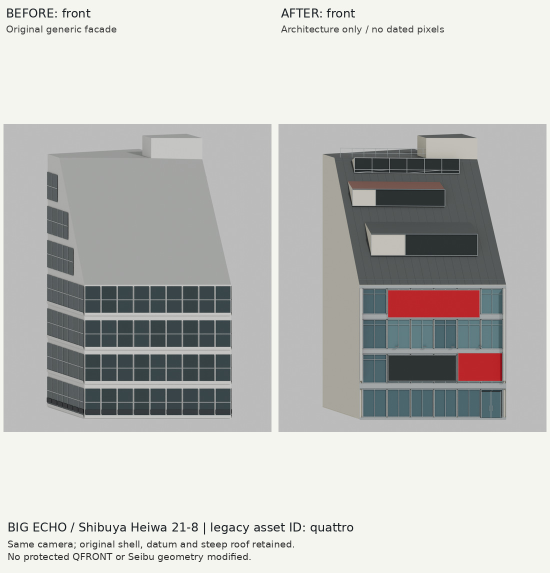
#> input picture evidence/quattro/comparison-front.jpg, 1100 x 1145 px, given in place of WB01-target-2025-01.png, which was not available (shown at 1/2 size)
$ python make_boards.py
#> lines starting #> are read from the running program, lines starting #| are printed output that depends on the picture; pictures that were not available may be replaced by others from this repository, and a replacement may not be noted
from PIL import Image,ImageOps,ImageDraw,ImageFont
from pathlib import Path
R=Path(__file__).resolve().parent;repo=R.parents[1]
f=ImageFont.truetype('/usr/share/fonts/truetype/dejavu/DejaVuSans.ttf',24);small=ImageFont.truetype('/usr/share/fonts/truetype/dejavu/DejaVuSans.ttf',19)
def board(name,items,footer):
#> called with name = 'comparison-photo.jpg'
 w=550;h=1030;im=Image.new('RGB',(w*len(items),h+115),(245,245,240));d=ImageDraw.Draw(im)
 for i,(path,title,sub) in enumerate(items):
  a=Image.open(path).convert('RGB');a=ImageOps.contain(a,(w-14,h-88),Image.Resampling.LANCZOS)
#> in board, a is the input picture: PIL image 1100x1145 RGB; mean R, G, B 191.7, 192.1, 189.1
  im.paste(a,(i*w+(w-a.width)//2,85+(h-88-a.height)//2));d.text((i*w+12,12),title,fill=(25,30,35),font=f);d.text((i*w+12,47),sub,fill=(65,65,65),font=small)
#> after `im.paste(a, (i * w + (w - a.width) // 2, 85 + (h - 88 - a.height) // 2`:
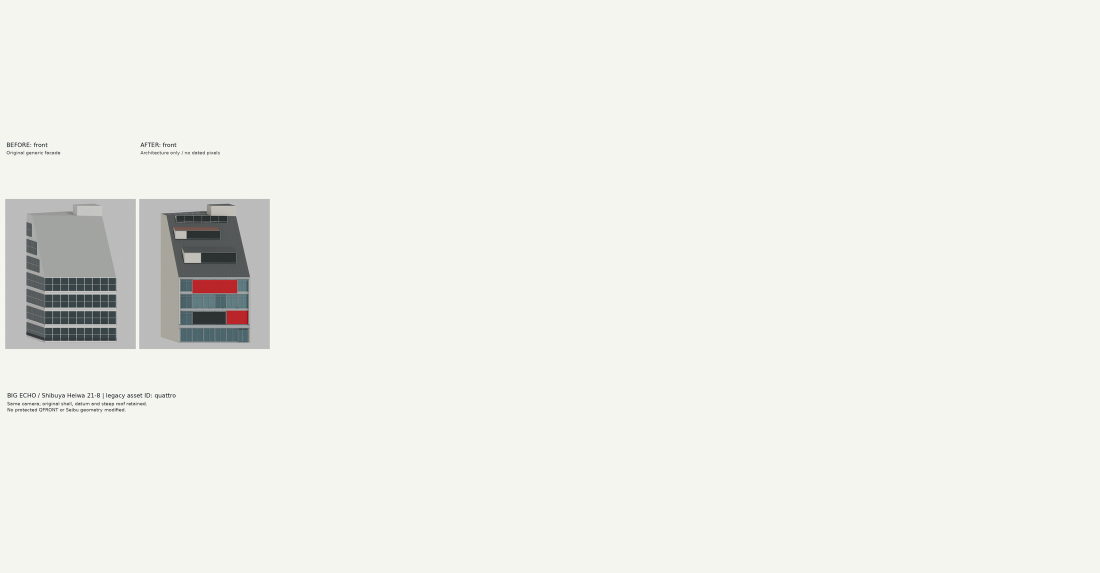
#> im: PIL image 2200x1145 RGB (shown at 1/2 size); mean R, G, B 238.7, 238.7, 234
#> pass 2 of the loop in board, `for i,(path,title,sub) in enumerate(items):`:
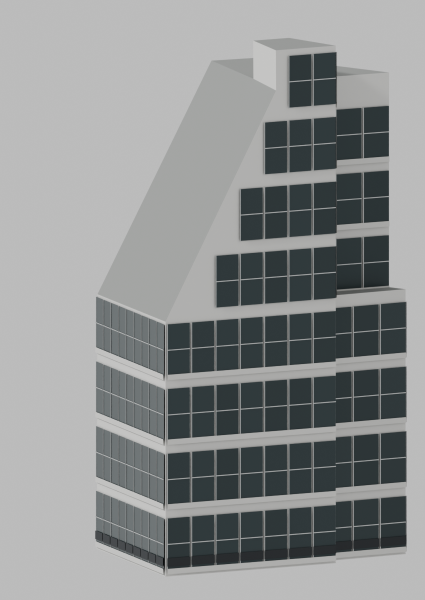
#> input picture evidence/quattro/before-photo.png, 850 x 1200 px (shown at 1/2 size)
#> a: PIL image 850x1200 RGB
#> in board, `a = ImageOps.contain(a, (w - 14, h - 88), Image.Resampling.LANCZOS)`:
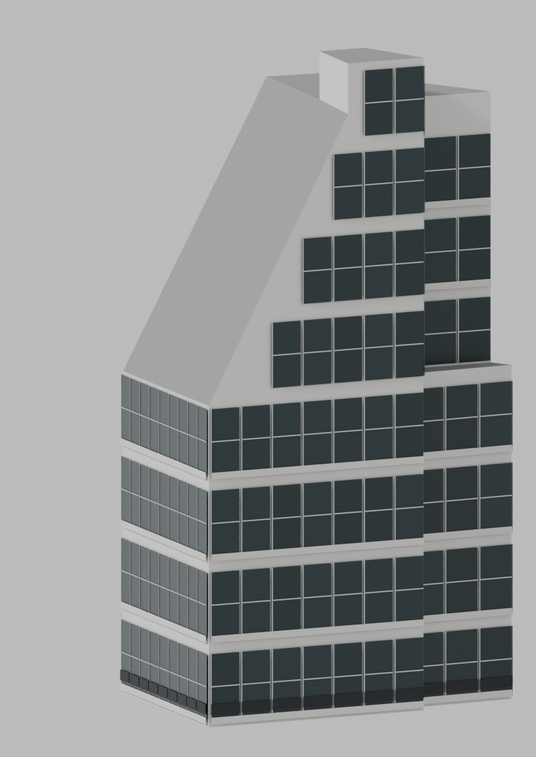
#> a: PIL image 536x757 RGB; mean R, G, B 140.6, 143.3, 143.5
#> in board, `im.paste(a, (i * w + (w - a.width) // 2, 85 + (h - 88 - a.height) // 2`:
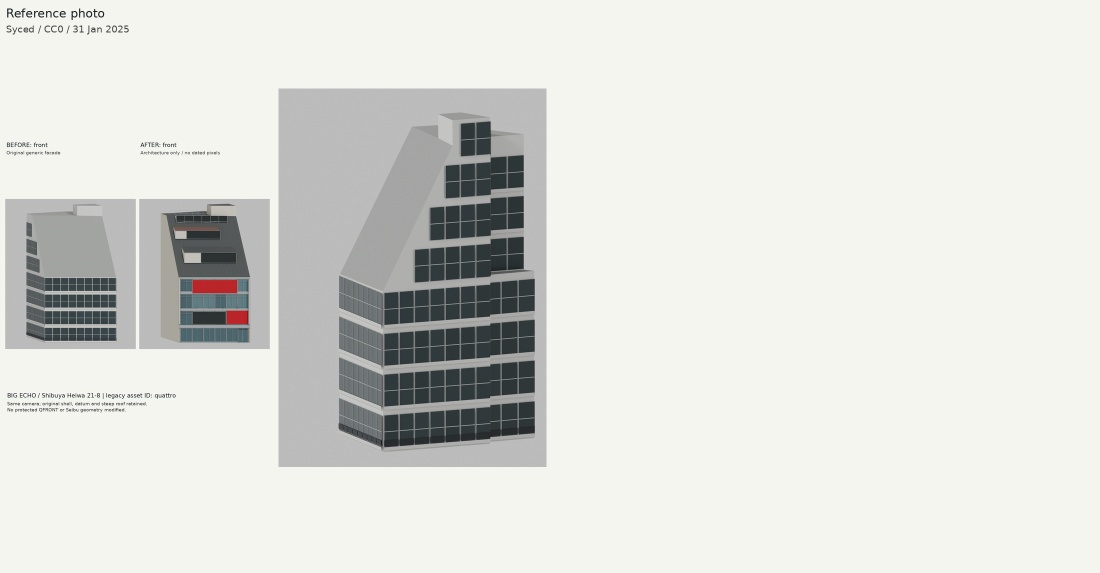
#> im: PIL image 2200x1145 RGB (shown at 1/2 size); mean R, G, B 221.7, 222.2, 218.3
#> pass 3 of the loop in board, `for i,(path,title,sub) in enumerate(items):`:
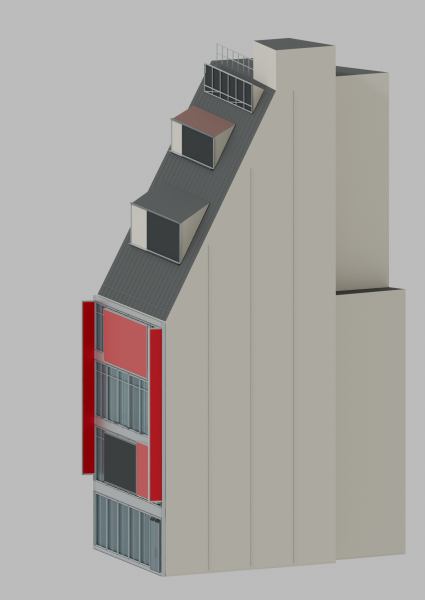
#> input picture evidence/quattro/after-photo.png, 850 x 1200 px (shown at 1/2 size)
#> a: PIL image 850x1200 RGB
#> in board, `a = ImageOps.contain(a, (w - 14, h - 88), Image.Resampling.LANCZOS)`:
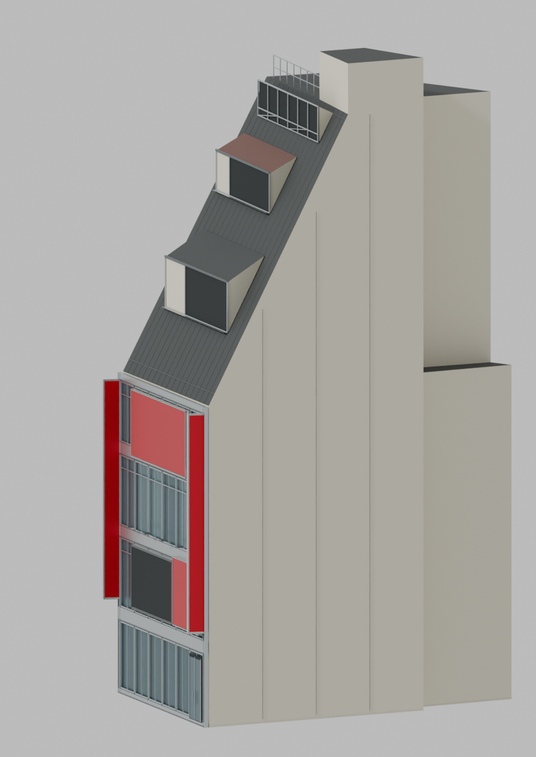
#> a: PIL image 536x757 RGB; mean R, G, B 168, 164, 160.5
#> in board, `im.paste(a, (i * w + (w - a.width) // 2, 85 + (h - 88 - a.height) // 2`:
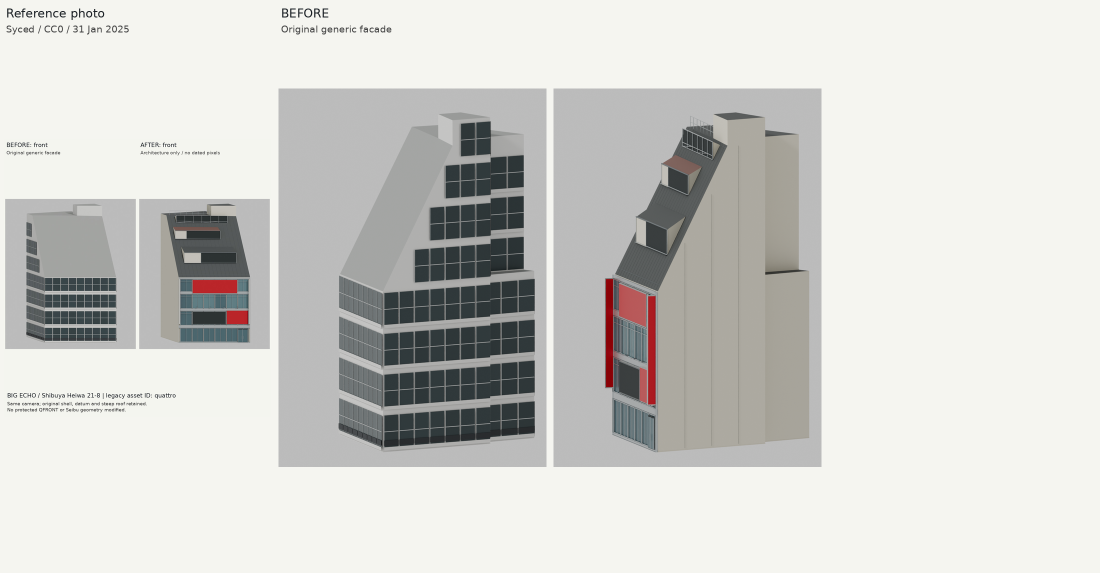
#> im: PIL image 2200x1145 RGB (shown at 1/2 size); mean R, G, B 209.2, 209, 205.3
#> the loop made 4 passes; the first 3 are shown
 d.text((15,h+10),'BIG ECHO / Shibuya Heiwa 21-8 | legacy asset ID: quattro',fill=(25,30,35),font=f)
 for k,line in enumerate(footer):d.text((15,h+47+k*25),line,fill=(50,50,50),font=small)
 im.save(R/name,quality=93,subsampling=0)
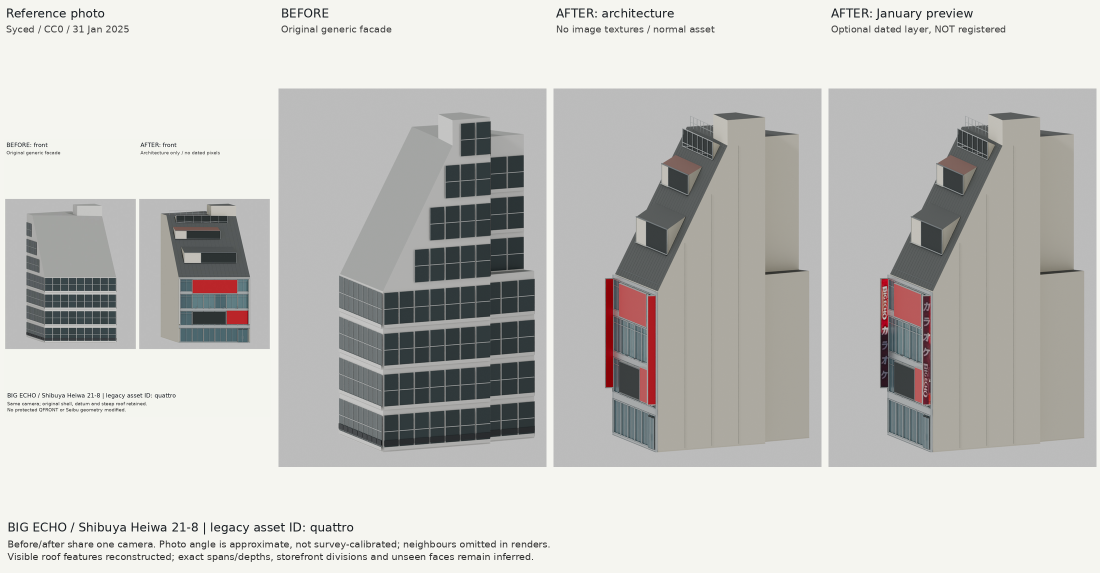
#> saved as comparison-photo.jpg: PIL image 2200x1145 RGB (shown at 1/2 size); mean R, G, B 195.3, 194.7, 191.3
photo=repo/'assets/buildings/quattro/source/refs/WB01-target-2025-01.png'
board('comparison-photo.jpg',[(photo,'Reference photo','Syced / CC0 / 31 Jan 2025'),(R/'before-photo.png','BEFORE','Original generic facade'),(R/'after-photo.png','AFTER: architecture','No image textures / normal asset'),(R/'after-photo-january.png','AFTER: January preview','Optional dated layer, NOT registered')],['Before/after share one camera. Photo angle is approximate, not survey-calibrated; neighbours omitted in renders.','Visible roof features reconstructed; exact spans/depths, storefront divisions and unseen faces remain inferred.'])
for view in ['front','side']:
 board('comparison-'+view+'.jpg',[(R/f'before-{view}.png','BEFORE: '+view,'Original generic facade'),(R/f'after-{view}.png','AFTER: '+view,'Architecture only / no dated pixels')],['Same camera; original shell, datum and steep roof retained.','No protected QFRONT or Seibu geometry modified.'])
#> call 2 of board, with name = 'comparison-front.jpg'
#> in board (call 2), `im = Image.new('RGB', (w * len(items), h + 115), (245, 245, 240))`:
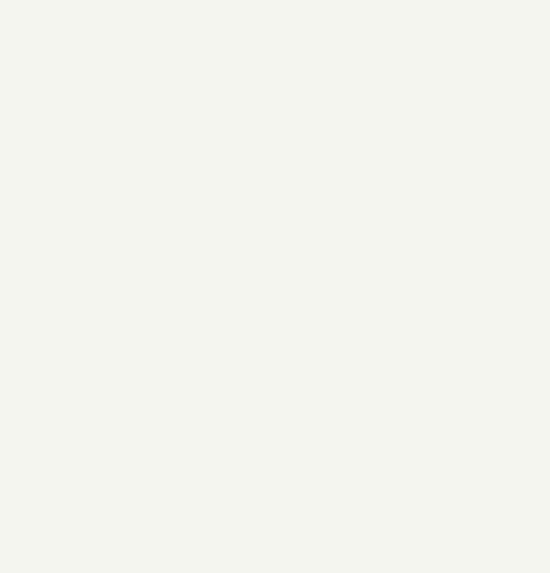
#> im: PIL image 1100x1145 RGB (shown at 1/2 size); mean R, G, B 245, 245, 240
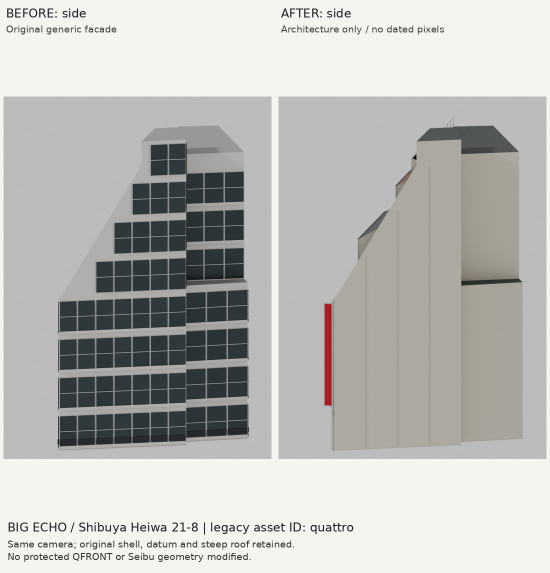
#> input picture evidence/quattro/comparison-side.jpg, 1100 x 1145 px, given in place of before-front.png, which was not available (shown at 1/2 size)
#> in board, a is the input picture: PIL image 1100x1145 RGB; mean R, G, B 187.1, 187.7, 184.1
#> in board (call 2), `a = ImageOps.contain(a, (w - 14, h - 88), Image.Resampling.LANCZOS)`:
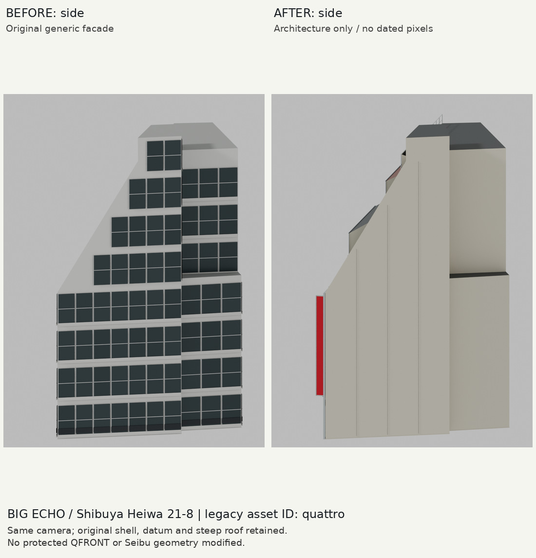
#> a: PIL image 536x558 RGB; mean R, G, B 187.1, 187.7, 184.1
#> in board (call 2), `im.paste(a, (i * w + (w - a.width) // 2, 85 + (h - 88 - a.height) // 2`:
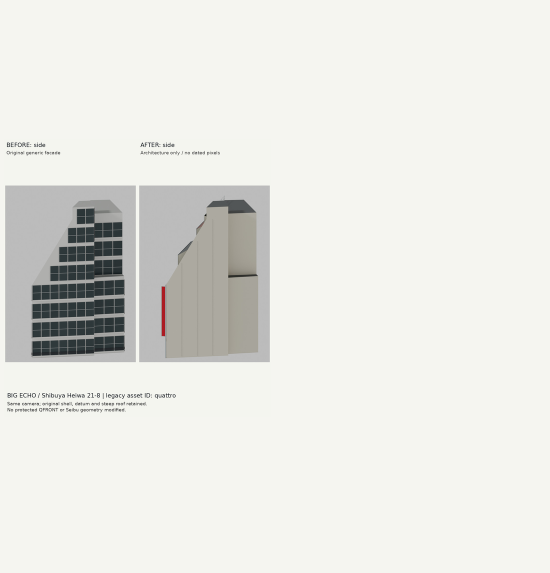
#> im: PIL image 1100x1145 RGB (shown at 1/2 size); mean R, G, B 231.3, 231.4, 226.7
#> in board (call 2), `im.save(R/name,quality=93,subsampling=0)`:
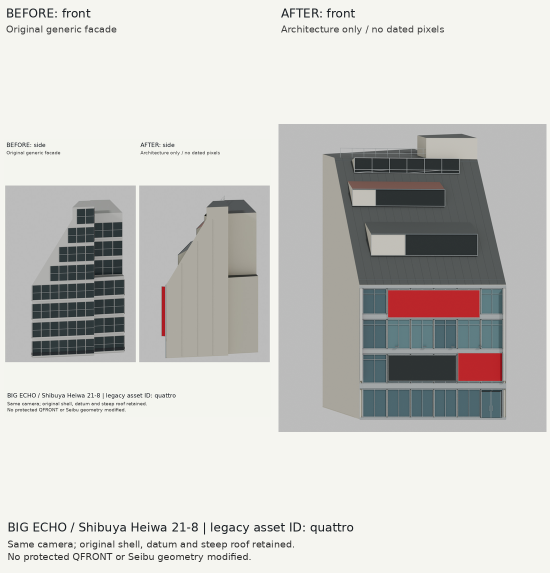
#> saved as comparison-front.jpg: PIL image 1100x1145 RGB (shown at 1/2 size); mean R, G, B 203, 202.3, 198.9
#> pass 2 of the loop `for view in ['front','side']:`:
#> (the run stopped early here; a loop or call above may not have finished)
